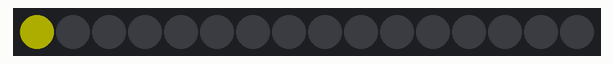
This sketch was run on a simulated Arduino Uno, built with avr-gcc and run on an emulated ATmega328P. Parts: 16 RGB LEDs in strip order, left to right. Dim RGB values are drawn brighter than linear.

Above: at 0.05 s.
At 0.45 s:
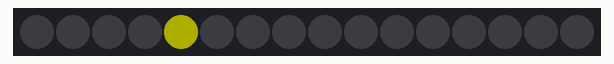
At 0.95 s:
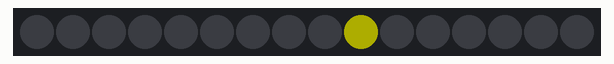
At 1.46 s:
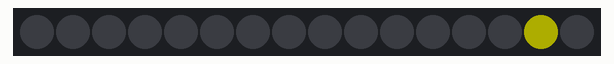
At 1.96 s:
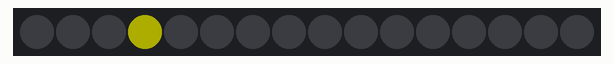

Measured:
- by itself, everything shown: repeats every 1.6 s, in 16 steps

The sketch:

code_neopixel_incrementation_led.ino
```cpp
#include <Adafruit_NeoPixel.h>


#define PIN 5

Adafruit_NeoPixel pixels = Adafruit_NeoPixel(16, PIN); // create a objec "pixel"

uint32_t color  = 0xFFFF00; // color red


void setup() {

  pixels.begin();
  pixels.setBrightness(50);

}

void loop()
{

    int a=0 ;

    for (a; a<16; a++) // loop 16 times to shift the light on the ring
    {

      pixels.setPixelColor(a, color);
      pixels.show();
      delay(100);
      pixels.setPixelColor(a, 0);
    }

}
```
